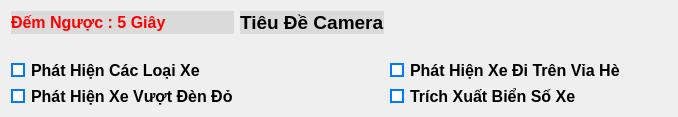
                    <widget class="QWidget" name="tab_2">
                     <attribute name="title">
                      <string>Tab 2</string>
                     </attribute>
                     <layout class="QGridLayout" name="gridLayout_11">
                      <item row="0" column="0">
                       <widget class="QLabel" name="label_31">
                        <property name="font">
                         <font>
                          <family>Tahoma</family>
                          <pointsize>12</pointsize>
                          <weight>75</weight>
                          <bold>true</bold>
                         </font>
                        </property>
                        <property name="styleSheet">
                         <string notr="true">color: rgb(255, 0, 0);
background-color: rgb(218, 218, 218);</string>
                        </property>
                        <property name="text">
                         <string>Đếm Ngược : 5 Giây</string>
                        </property>
                       </widget>
                      </item>
                      <item row="0" column="1">
                       <widget class="QLabel" name="label_30">
                        <property name="font">
                         <font>
                          <family>Tahoma</family>
                          <pointsize>14</pointsize>
                          <weight>75</weight>
                          <bold>true</bold>
                         </font>
                        </property>
                        <property name="styleSheet">
                         <string notr="true">background-color: rgb(218, 218, 218);</string>
                        </property>
                        <property name="text">
                         <string>Tiêu Đề Camera</string>
                        </property>
                       </widget>
                      </item>
                      <item row="0" column="3">
                       <widget class="QPushButton" name="pushButton_4">
                        <property name="minimumSize">
                         <size>
                          <width>0</width>
                          <height>0</height>
                         </size>
                        </property>
                        <property name="maximumSize">
                         <size>
                          <width>50</width>
                          <height>16777215</height>
                         </size>
                        </property>
                        <property name="text">
                         <string/>
                        </property>
                        <property name="icon">
                         <iconset>
                          <normaloff>../icons/close.png</normaloff>../icons/close.png</iconset>
                        </property>
                        <property name="iconSize">
                         <size>
                          <width>18</width>
                          <height>18</height>
                         </size>
                        </property>
                        <property name="flat">
                         <bool>true</bool>
                        </property>
                       </widget>
                      </item>
                      <item row="2" column="0">
                       <widget class="QCheckBox" name="checkBox_9">
                        <property name="font">
                         <font>
                          <family>Tahoma</family>
                          <pointsize>12</pointsize>
                          <weight>75</weight>
                          <bold>true</bold>
                         </font>
                        </property>
                        <property name="styleSheet">
                         <string notr="true">QCheckBox::indicator:checked {
	background-color: #007BFF;
	border: 2px solid #007BFF;
}

QCheckBox::indicator:unchecked {
	background-color: white;
	border: 2px solid #007BFF;
}</string>
                        </property>
                        <property name="text">
                         <string>Phát Hiện Các Loại Xe</string>
                        </property>
                       </widget>
                      </item>
                      <item row="2" column="2">
                       <widget class="QCheckBox" name="checkBox_11">
                        <property name="font">
                         <font>
                          <family>Tahoma</family>
                          <pointsize>12</pointsize>
                          <weight>75</weight>
                          <bold>true</bold>
                         </font>
                        </property>
                        <property name="styleSheet">
                         <string notr="true">QCheckBox::indicator:checked {
	background-color: #007BFF;
	border: 2px solid #007BFF;
}

QCheckBox::indicator:unchecked {
	background-color: white;
	border: 2px solid #007BFF;
}</string>
                        </property>
                        <property name="text">
                         <string>Phát Hiện Xe Đi Trên Vỉa Hè</string>
                        </property>
                       </widget>
                      </item>
                      <item row="3" column="0">
                       <widget class="QCheckBox" name="checkBox_10">
                        <property name="font">
                         <font>
                          <family>Tahoma</family>
                          <pointsize>12</pointsize>
                          <weight>75</weight>
                          <bold>true</bold>
                         </font>
                        </property>
                        <property name="styleSheet">
                         <string notr="true">QCheckBox::indicator:checked {
	background-color: #007BFF;
	border: 2px solid #007BFF;
}

QCheckBox::indicator:unchecked {
	background-color: white;
	border: 2px solid #007BFF;
}</string>
                        </property>
                        <property name="text">
                         <string>Phát Hiện Xe Vượt Đèn Đỏ</string>
                        </property>
                       </widget>
                      </item>
                      <item row="3" column="2">
                       <widget class="QCheckBox" name="checkBox_12">
                        <property name="font">
                         <font>
                          <family>Tahoma</family>
                          <pointsize>12</pointsize>
                          <weight>75</weight>
                          <bold>true</bold>
                         </font>
                        </property>
                        <property name="styleSheet">
                         <string notr="true">QCheckBox::indicator:checked {
	background-color: #007BFF;
	border: 2px solid #007BFF;
}

QCheckBox::indicator:unchecked {
	background-color: white;
	border: 2px solid #007BFF;
}</string>
                        </property>
                        <property name="text">
                         <string>Trích Xuất Biển Số Xe</string>
                        </property>
                       </widget>
                      </item>
                      <item row="1" column="0" colspan="4">
                       <widget class="QLabel" name="label_13">
                        <property name="text">
                         <string/>
                        </property>
                        <property name="pixmap">
                         <pixmap>ImageHandler.png</pixmap>
                        </property>
                        <property name="scaledContents">
                         <bool>true</bool>
                        </property>
                       </widget>
                      </item>
                     </layout>
                    </widget>
